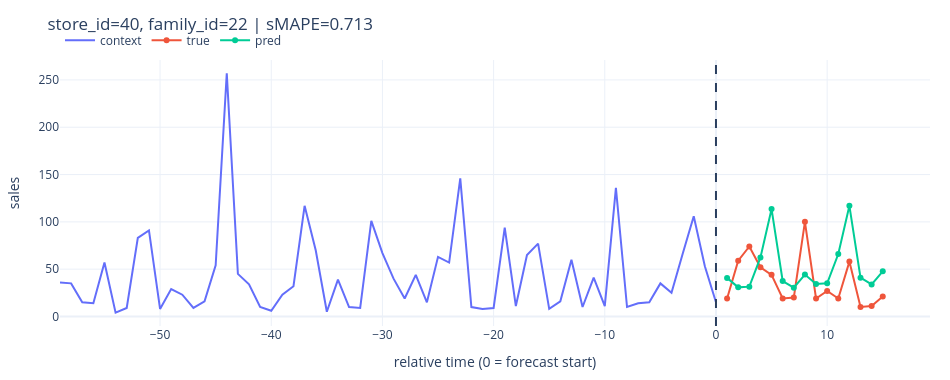
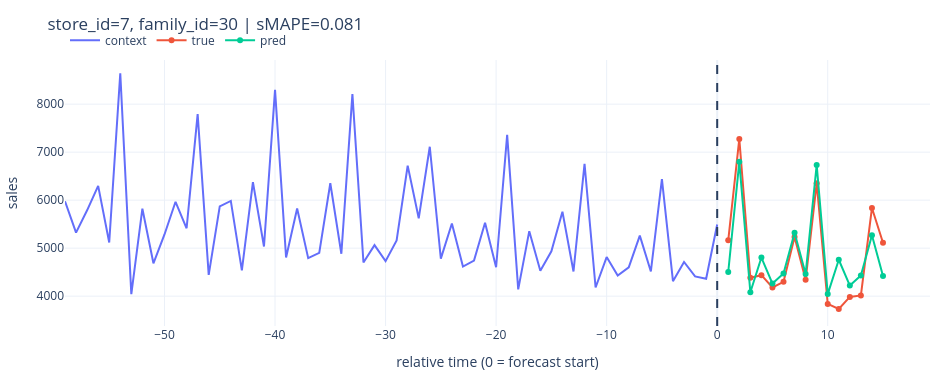
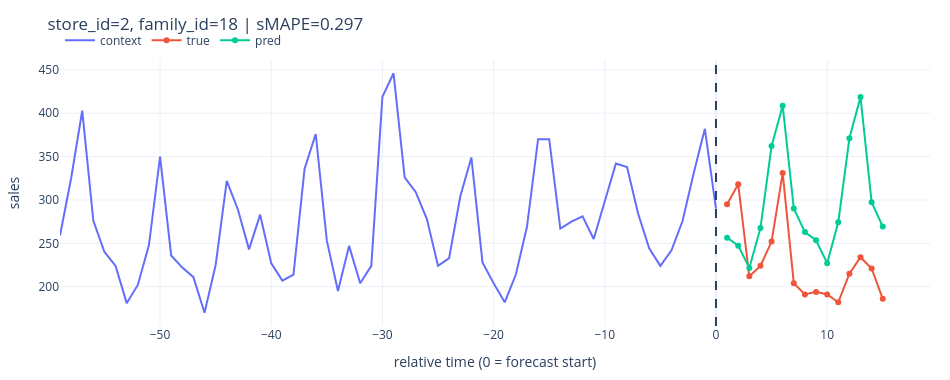
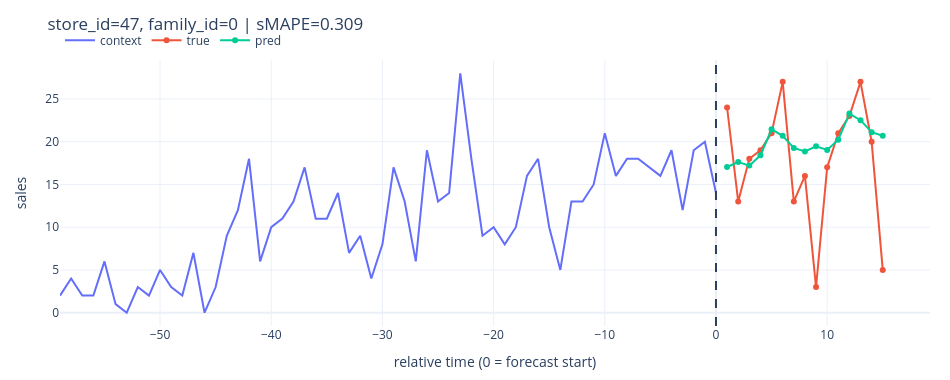

Notebook cell for these charts, in order:
### Code cell
plot_results_plotly_universal(
    preds_theta,
    normalized=False,
)

plot_results_plotly_universal(
    preds_ets,
    normalized=False,
)

### Figure 1 — Plotly figure (JSON) as saved in the notebook; plotly's stock layout.template omitted (floating-point values rounded to 4 significant figures)
{"data": [{"mode": "lines", "name": "context", "type": "scatter", "x": [-59, -58, -57, -56, -55, -54, -53, -52, -51, -50, -49, -48, -47, -46, -45, -44, -43, -42, -41, -40, -39, -38, -37, -36, -35, -34, -33, -32, -31, -30, -29, -28, -27, -26, -25, -24, -23, -22, -21, -20, -19, -18, -17, -16, -15, -14, -13, -12, -11, -10, -9, -8, -7, -6, -5, -4, -3, -2, -1, 0], "y": [36.0, 35.0, 15.0, 14.0, 57.0, 4.0, 9.0, 83.0, 91.0, 8.0, 29.0, 23.0, 9.0, 16.0, 54.0, 257.0, 45.0, 34.0, 10.0, 6.0, 23.0, 32.0, 117.0, 70.0, 5.0, 39.0, 10.0, 9.0, 101.0, 67.0, 40.0, 19.0, 44.0, 15.0, 63.0, 57.0, 146.0, 10.0, 8.0, 9.0, 94.0, 11.0, 65.0, 77.0, 8.0, 16.0, 60.0, 10.0, 41.0, 11.0, 136.0, 10.0, 14.0, 15.0, 35.0, 25.0, 66.0, 106.0, 53.0, 15.0]}, {"mode": "lines+markers", "name": "true", "type": "scatter", "x": [1, 2, 3, 4, 5, 6, 7, 8, 9, 10, 11, 12, 13, 14, 15], "y": [19.0, 59.0, 74.0, 52.0, 44.0, 19.0, 20.0, 100.0, 19.0, 27.0, 19.0, 58.0, 10.0, 11.0, 21.0]}, {"mode": "lines+markers", "name": "pred", "type": "scatter", "x": [1, 2, 3, 4, 5, 6, 7, 8, 9, 10, 11, 12, 13, 14, 15], "y": [40.8, 30.78, 31.52, 62.47, 113.5, 37.49, 30.43, 44.28, 34.27, 35.01, 65.95, 117.0, 40.97, 33.91, 47.77]}], "layout": {"height": 380, "hovermode": "x unified", "legend": {"orientation": "h", "x": 0, "xanchor": "left", "y": 1.02, "yanchor": "bottom"}, "margin": {"b": 50, "l": 60, "r": 20, "t": 60}, "shapes": [{"line": {"dash": "dash"}, "type": "line", "x0": 0, "x1": 0, "xref": "x", "y0": 0, "y1": 1, "yref": "y domain"}], "title": {"text": "store_id=40, family_id=22 | sMAPE=0.713"}, "width": 950, "xaxis": {"title": {"text": "relative time (0 = forecast start)"}}, "yaxis": {"title": {"text": "sales"}}}}

### Figure 2 — Plotly figure (JSON) as saved in the notebook; plotly's stock layout.template omitted (floating-point values rounded to 4 significant figures)
{"data": [{"mode": "lines", "name": "context", "type": "scatter", "x": [-59, -58, -57, -56, -55, -54, -53, -52, -51, -50, -49, -48, -47, -46, -45, -44, -43, -42, -41, -40, -39, -38, -37, -36, -35, -34, -33, -32, -31, -30, -29, -28, -27, -26, -25, -24, -23, -22, -21, -20, -19, -18, -17, -16, -15, -14, -13, -12, -11, -10, -9, -8, -7, -6, -5, -4, -3, -2, -1, 0], "y": [5976.0, 5324.0, 5789.0, 6297.0, 5117.0, 8643.0, 4040.0, 5821.0, 4684.0, 5285.0, 5966.0, 5414.0, 7793.0, 4444.0, 5870.0, 5984.0, 4536.0, 6375.0, 5034.0, 8298.0, 4807.0, 5827.0, 4792.0, 4903.0, 6352.0, 4883.0, 8208.0, 4702.0, 5063.0, 4728.0, 5160.0, 6720.0, 5621.0, 7112.0, 4783.0, 5515.0, 4618.0, 4741.0, 5528.0, 4602.0, 7360.0, 4141.0, 5354.0, 4528.0, 4934.0, 5761.0, 4513.0, 6754.0, 4180.0, 4814.0, 4428.0, 4599.0, 5261.0, 4515.0, 6437.0, 4313.0, 4712.0, 4411.0, 4362.0, 5493.0]}, {"mode": "lines+markers", "name": "true", "type": "scatter", "x": [1, 2, 3, 4, 5, 6, 7, 8, 9, 10, 11, 12, 13, 14, 15], "y": [5163.0, 7276.0, 4382.0, 4437.0, 4182.0, 4298.0, 5232.0, 4341.0, 6353.0, 3838.0, 3734.0, 3984.0, 4016.0, 5837.0, 5114.0]}, {"mode": "lines+markers", "name": "pred", "type": "scatter", "x": [1, 2, 3, 4, 5, 6, 7, 8, 9, 10, 11, 12, 13, 14, 15], "y": [4503.0, 6798.0, 4082.0, 4804.0, 4261.0, 4473.0, 5321.0, 4460.0, 6733.0, 4043.0, 4758.0, 4221.0, 4431.0, 5270.0, 4418.0]}], "layout": {"height": 380, "hovermode": "x unified", "legend": {"orientation": "h", "x": 0, "xanchor": "left", "y": 1.02, "yanchor": "bottom"}, "margin": {"b": 50, "l": 60, "r": 20, "t": 60}, "shapes": [{"line": {"dash": "dash"}, "type": "line", "x0": 0, "x1": 0, "xref": "x", "y0": 0, "y1": 1, "yref": "y domain"}], "title": {"text": "store_id=7, family_id=30 | sMAPE=0.081"}, "width": 950, "xaxis": {"title": {"text": "relative time (0 = forecast start)"}}, "yaxis": {"title": {"text": "sales"}}}}

### Figure 3 — Plotly figure (JSON) as saved in the notebook; plotly's stock layout.template omitted (floating-point values rounded to 4 significant figures)
{"data": [{"mode": "lines", "name": "context", "type": "scatter", "x": [-59, -58, -57, -56, -55, -54, -53, -52, -51, -50, -49, -48, -47, -46, -45, -44, -43, -42, -41, -40, -39, -38, -37, -36, -35, -34, -33, -32, -31, -30, -29, -28, -27, -26, -25, -24, -23, -22, -21, -20, -19, -18, -17, -16, -15, -14, -13, -12, -11, -10, -9, -8, -7, -6, -5, -4, -3, -2, -1, 0], "y": [259.0, 325.0, 403.0, 276.0, 240.0, 224.0, 181.0, 202.0, 248.0, 350.0, 236.0, 222.0, 211.0, 170.0, 225.0, 322.0, 289.0, 243.0, 283.0, 227.0, 207.0, 214.0, 336.0, 376.0, 253.0, 195.0, 247.0, 204.0, 224.0, 419.0, 446.0, 326.0, 309.0, 278.0, 224.0, 233.0, 304.0, 349.0, 228.0, 204.0, 182.0, 214.0, 269.0, 370.0, 370.0, 267.0, 275.0, 281.0, 255.0, 299.0, 342.0, 338.0, 284.0, 244.0, 224.0, 242.0, 276.0, 331.0, 382.0, 290.0]}, {"mode": "lines+markers", "name": "true", "type": "scatter", "x": [1, 2, 3, 4, 5, 6, 7, 8, 9, 10, 11, 12, 13, 14, 15], "y": [295.0, 318.0, 212.0, 224.0, 252.0, 331.0, 204.0, 191.0, 194.0, 191.0, 182.0, 215.0, 234.0, 221.0, 186.0]}, {"mode": "lines+markers", "name": "pred", "type": "scatter", "x": [1, 2, 3, 4, 5, 6, 7, 8, 9, 10, 11, 12, 13, 14, 15], "y": [256.5, 247.3, 221.6, 267.6, 362.1, 408.6, 290.2, 263.0, 253.5, 227.1, 274.2, 371.1, 418.7, 297.4, 269.4]}], "layout": {"height": 380, "hovermode": "x unified", "legend": {"orientation": "h", "x": 0, "xanchor": "left", "y": 1.02, "yanchor": "bottom"}, "margin": {"b": 50, "l": 60, "r": 20, "t": 60}, "shapes": [{"line": {"dash": "dash"}, "type": "line", "x0": 0, "x1": 0, "xref": "x", "y0": 0, "y1": 1, "yref": "y domain"}], "title": {"text": "store_id=2, family_id=18 | sMAPE=0.297"}, "width": 950, "xaxis": {"title": {"text": "relative time (0 = forecast start)"}}, "yaxis": {"title": {"text": "sales"}}}}

### Figure 4 — Plotly figure (JSON) as saved in the notebook; plotly's stock layout.template omitted (floating-point values rounded to 4 significant figures)
{"data": [{"mode": "lines", "name": "context", "type": "scatter", "x": [-59, -58, -57, -56, -55, -54, -53, -52, -51, -50, -49, -48, -47, -46, -45, -44, -43, -42, -41, -40, -39, -38, -37, -36, -35, -34, -33, -32, -31, -30, -29, -28, -27, -26, -25, -24, -23, -22, -21, -20, -19, -18, -17, -16, -15, -14, -13, -12, -11, -10, -9, -8, -7, -6, -5, -4, -3, -2, -1, 0], "y": [2.0, 4.0, 2.0, 2.0, 6.0, 1.0, 0.0, 3.0, 2.0, 5.0, 3.0, 2.0, 7.0, 0.0, 3.0, 9.0, 12.0, 18.0, 6.0, 10.0, 11.0, 13.0, 17.0, 11.0, 11.0, 14.0, 7.0, 9.0, 4.0, 8.0, 17.0, 13.0, 6.0, 19.0, 13.0, 14.0, 28.0, 18.0, 9.0, 10.0, 8.0, 10.0, 16.0, 18.0, 10.0, 5.0, 13.0, 13.0, 15.0, 21.0, 16.0, 18.0, 18.0, 17.0, 16.0, 19.0, 12.0, 19.0, 20.0, 14.0]}, {"mode": "lines+markers", "name": "true", "type": "scatter", "x": [1, 2, 3, 4, 5, 6, 7, 8, 9, 10, 11, 12, 13, 14, 15], "y": [24.0, 13.0, 18.0, 19.0, 21.0, 27.0, 13.0, 16.0, 3.0, 17.0, 21.0, 23.0, 27.0, 20.0, 5.0]}, {"mode": "lines+markers", "name": "pred", "type": "scatter", "x": [1, 2, 3, 4, 5, 6, 7, 8, 9, 10, 11, 12, 13, 14, 15], "y": [17.04, 17.63, 17.2, 18.41, 21.45, 20.69, 19.28, 18.87, 19.46, 19.03, 20.24, 23.28, 22.52, 21.11, 20.7]}], "layout": {"height": 380, "hovermode": "x unified", "legend": {"orientation": "h", "x": 0, "xanchor": "left", "y": 1.02, "yanchor": "bottom"}, "margin": {"b": 50, "l": 60, "r": 20, "t": 60}, "shapes": [{"line": {"dash": "dash"}, "type": "line", "x0": 0, "x1": 0, "xref": "x", "y0": 0, "y1": 1, "yref": "y domain"}], "title": {"text": "store_id=47, family_id=0 | sMAPE=0.309"}, "width": 950, "xaxis": {"title": {"text": "relative time (0 = forecast start)"}}, "yaxis": {"title": {"text": "sales"}}}}
